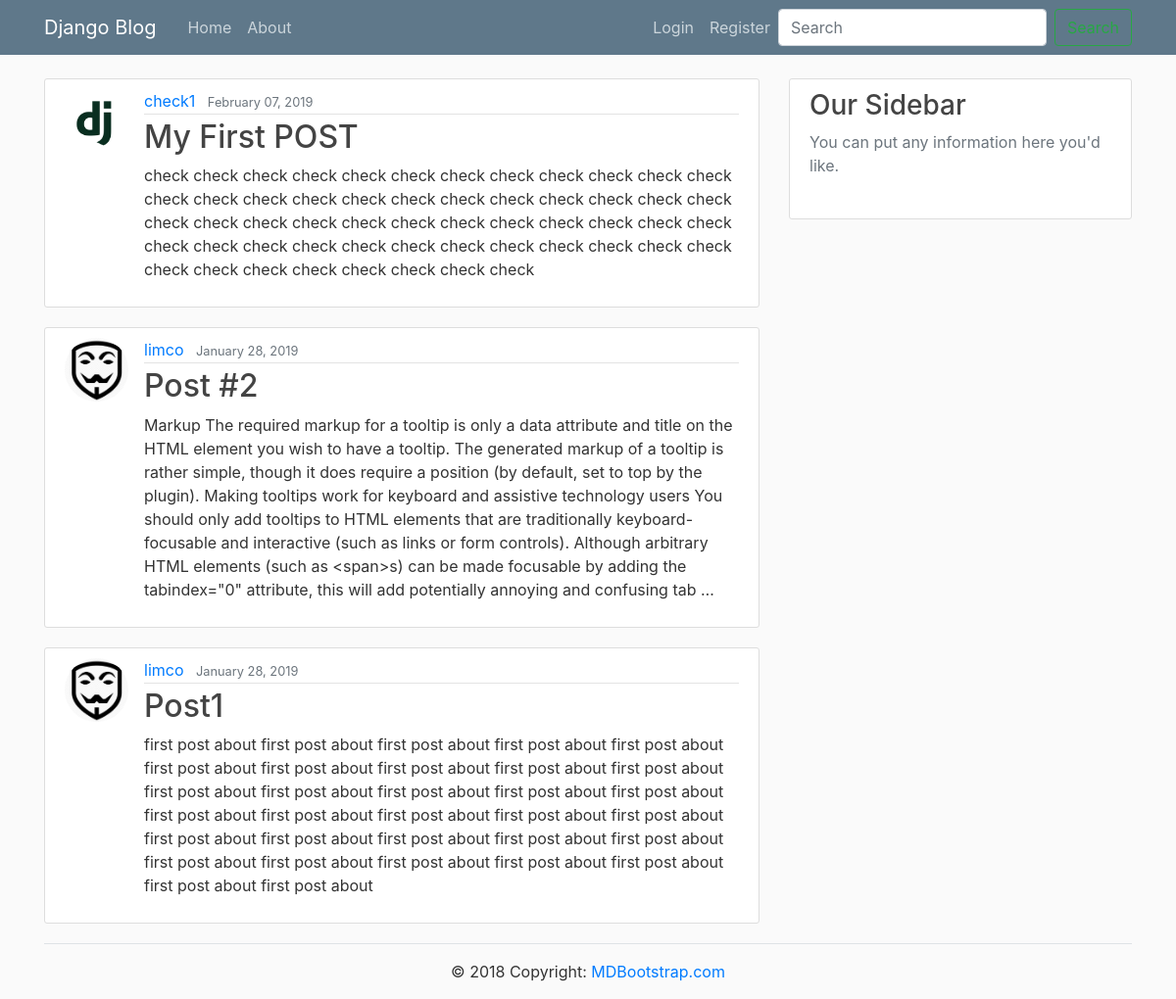
The page / on the database its author committed.
### blog/models.py (models this page shows, shortened)
class Post(models.Model):
    title = models.CharField(max_length=100)
    content = models.TextField()
    date_posted = models.DateTimeField(default=timezone.now)
    author = models.ForeignKey(User, on_delete=models.CASCADE)

### users/models.py (models this page shows, shortened)
class Profile(models.Model):
    user = models.OneToOneField(User, on_delete=models.CASCADE)
    image = models.ImageField(default='default.jpg', upload_to='profile_pics')

### blog/views.py (the view)
# urls.py: path('', PostListView.as_view(), name='blog-home'),
class PostListView(ListView):
    model = Post
    template_name = 'blog/home.html'
    context_object_name = 'posts'
    ordering_by = [order]
    paginate_by = 4
    def get_queryset(self):
        search_query = self.request.GET.get('search', '')
        if search_query:
            return Post.objects.filter(Q(title__icontains=search_query) | Q(content__icontains=search_query)).order_by(order)
        return Post.objects.all().order_by(order)

### blog/templates/blog/home.html (shortened to what this page needs)
{% extends "blog/base.html" %}
{% block content %}
    {% for post in posts %}
        <article class="media content-section">
            <img class="rounded-circle article-img" src="{{ post.author.profile.image.url }}">
            <div class="media-body">
                <div class="article-metadata">
                    <a class="mr-2" href="{% url 'user-posts' post.author.username %}">{{ post.author }}</a>
                    <small class="text-muted">{{ post.date_posted|date:"F d, Y" }}</small>
                </div>
                <h2><a class="article-title" href="{% url 'post-detail' post.id %}">{{ post.title }}</a></h2>
                <p class="article-content">{{ post.content|truncatewords:100 }}</p>
            </div>
        </article>
    {% endfor %}
{% endblock content %}

### blog/templates/blog/base.html (shortened to what this page needs)
{% load static %}
<!DOCTYPE html>
<html>
    <head>
        <link rel="stylesheet" href="https://maxcdn.bootstrapcdn.com/bootstrap/4.0.0/css/bootstrap.min.css">
        <link rel="stylesheet" type="text/css" href="{% static 'blog/main.css' %}">
    </head>
    <body>
        <header class="site-header">
            <nav class="navbar navbar-expand-md navbar-dark bg-steel fixed-top">
                <div class="container">
                    <a class="navbar-brand mr-4" href="{% url 'blog-home' %}">Django Blog</a>
                    <div class="collapse navbar-collapse" id="navbarToggle">
                        <div class="navbar-nav mr-auto">
                            <a class="nav-item nav-link" href="{% url 'blog-home' %}">Home</a>
                            <a class="nav-item nav-link" href="{% url 'blog-about' %}">About</a>
                        </div>
                        <div class="navbar-nav">
                            {% if user.is_authenticated %}
                                <a class="nav-item nav-link" href="{% url 'profile' %}">Profile</a>
                                <a class="nav-item nav-link" href="{% url 'logout' %}">Logout</a>
                            {% else %}
                                <a class="nav-item nav-link" href="{% url 'login' %}">Login</a>
                                <a class="nav-item nav-link" href="{% url 'register' %}">Register</a>
                            {% endif %}
                        </div>
                    </div>
                    <form class="form-inline my-2 my-lg-0" action="{% url 'blog-home'%}">
                        <input class="form-control mr-sm-2" type="search" placeholder="Search" aria-label="Search" name="search">
                        <button class="btn btn-outline-success my-2 my-sm-0" type="submit">Search</button>
                    </form>
                </div>
            </nav>
        </header>
        <main role="main" class="container">
          <div class="row">
            <div class="col-md-8">
              {% block content %}{% endblock %}
            </div>
            <div class="col-md-4">
              <div class="content-section">
                <h3>Our Sidebar</h3>
                <p class='text-muted'>You can put any information here you'd like.
                </p>
              </div>
            </div>
          </div>
    <footer class="bd-footer border-top">
      <div class="footer-copyright text-center py-3">© 2018 Copyright:
        <a href="https://mdbootstrap.com/education/bootstrap/"> MDBootstrap.com</a>
      </div>
    </footer >
        </main>
    </body>
</html>

### blog/static/blog/main.css (style rules this page uses)
body { background: #fafafa; color: #333333; margin-top: 5rem; }
h1, h2, h3, h4, h5, h6 { color: #444444; }
.bg-steel { background-color: #5f788a; }
.site-header .navbar-nav .nav-link { color: #cbd5db; }
.content-section { background: #ffffff; padding: 10px 20px; border: 1px solid #dddddd; border-radius: 3px; margin-bottom: 20px; }
.article-title { color: #444444; }
.article-content { white-space: pre-line; }
.article-img { height: 65px; width: 65px; margin-right: 16px; }
.article-metadata { padding-bottom: 1px; margin-bottom: 4px; border-bottom: 1px solid #e3e3e3 }

### rows shown on the page
Post: author.profile.image (picture), author "check1", date_posted "February 07, 2019", title "My First POST", content "check check check check check check check check check check check check check check check check check check check check check check check check check check check check check check check check check check check check check check check check check check check check check check check check check check check check check check check check"
Post: author.profile.image (placeholder picture), author "limco", date_posted "January 28, 2019", title "Post #2", content "Markup The required markup for a tooltip is only a data attribute and title on the HTML element you wish to have a tooltip. The generated markup of a tooltip is rather simple, though it does require a position (by default, set to top by the plugin). Making tooltips work for keyboard and assistive technology users You should only add tooltips to HTML elements that are traditionally keyboard-focusable and interactive (such as links or form controls). Although arbitrary HTML elements (such as <span>s) can be made focusable by adding the tabindex=\"0\" attribute, this will add potentially annoying and confusing tab …"
Post: author.profile.image (placeholder picture), author "limco", date_posted "January 28, 2019", title "Post1", content "first post about first post about first post about first post about first post about first post about first post about first post about first post about first post about first post about first post about first post about first post about first post about first post about first post about first post about first post about first post about first post about first post about first post about first post about first post about first post about first post about first post about first post about first post about first post about first post about"
